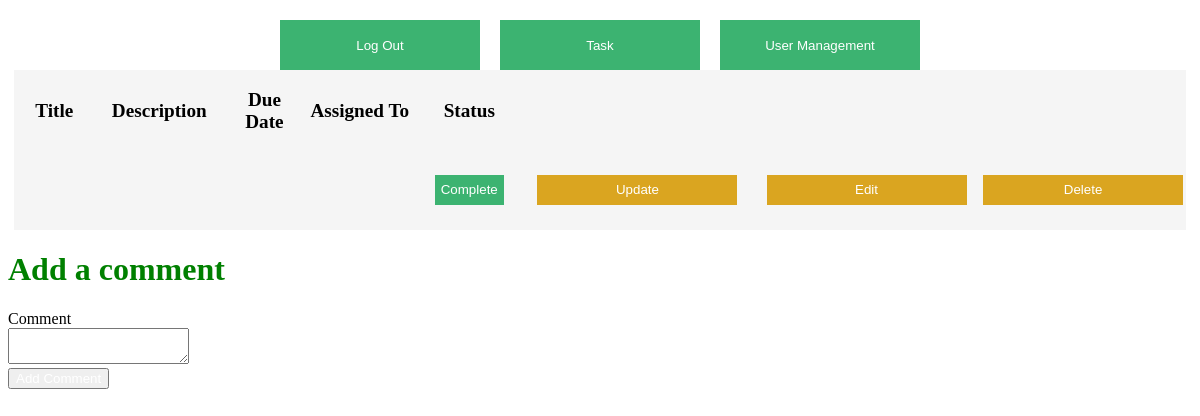
Before: /viewTask/2 (signed in) with the older database file.
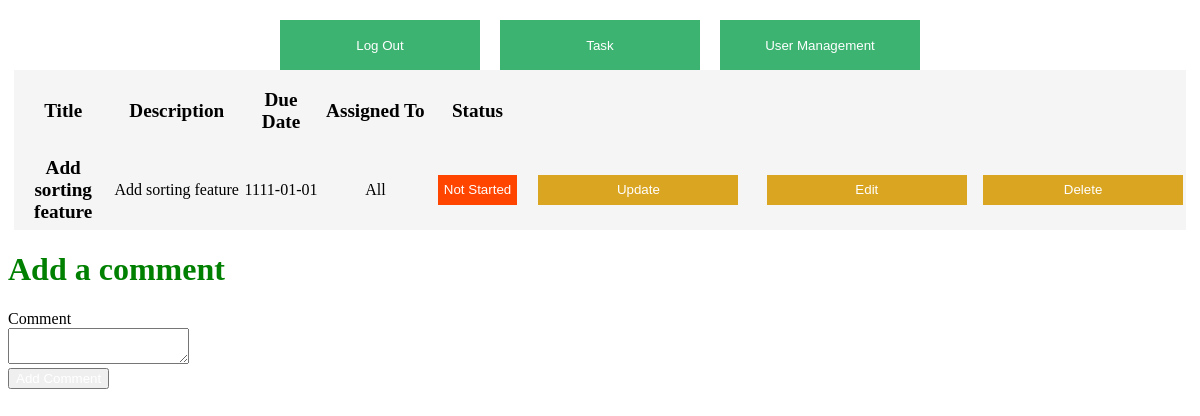
After: the same page with the newer database file.
### models.py (models this page shows, shortened)
class Todo(db.Model):
    id = db.Column(db.Integer, primary_key=True)
    title = db.Column(db.String(100))
    description = db.Column(db.String(4150))
    assigned = db.Column(db.String(100))
    due = db.Column(db.Date)
    complete = db.Column(db.Integer)
    createdBy = db.Column(db.Integer)
    comments = db.relationship("Comment", backref="comment", cascade="all, delete-orphan", lazy=True)

### app.py (the view)
@app.route('/viewTask/<int:task_id>')
def viewTask(task_id):
    global user
    user_list = User.query.all()
    if user == User:
        return redirect(url_for('login'))
    else:
        form = CommentForm()
        return render_template('viewTask.html', user=user,user_list=user_list, todo=Todo.query.filter_by(id=task_id).first(),form=form)

### forms.py
class CommentForm(FlaskForm):
    class Meta:
        csrf = False
    comment = TextAreaField('Comment', validators=[Length(min=1)])
    submit = SubmitField('Add Comment')

### templates/viewTask.html (shortened to what this page needs)
<!DOCTYPE html>
<html lang="en">
<head>
    <link rel="stylesheet" href="../static/main.css">
</head>
<body>
<div class="top-contain">
    <a href="/logout">
        <button class="top-bar">Log Out</button>
    </a>
    <a href="/task">
        <button class="top-bar">Task</button>
    </a>
    {% if user.access==1 %}
        <a href="/ViewUsers">
            <button class="top-bar">User Management</button>
        </a>{% endif %}
</div>
    <div id="todo" class="todo">
        <table>
            <thead>
            <th>Title</th>
            <th>Description</th>
            <th>Due Date</th>
            <th>Assigned To</th>
            <th>Status</th>
            <th></th>
            <th></th>
            </thead>
            <tbody>
                <tr>
                        <td class="title">{{ todo.title }}</td>
                        <td>{{ todo.description }}</td>
                        <td>{{ todo.due }}</td>
                        <td>{{ todo.assigned }}</td>
                        <td>{% if todo.complete == 0 %}
                            <button class="notStarted">Not Started</button>
                        {% elif todo.complete == 1 %}
                            <button class="inProgress">In Progress</button>
                        {% else %}
                            <button class="complete">Complete</button>
                        {% endif %}</td>
                        <td><a href="/update/{{ todo.id }}">
                            <button>Update</button>
                        </a></td>
                        {% if todo.createdBy == user.id or user.access == 1 %}
                            <td><a href="/editTask/{{ todo.id }}">
                                <button>Edit</button>
                            </a></td>
                            <td><a href="/delete/{{ todo.id }}">
                                <button>Delete</button>
                            </a></td>
                        {% endif %}</tr>
            </tbody>
        </table>
    </div>
<form action="{{ url_for('new_comment', task_id=todo.id) }}" method="post">
  <div>
    <h1>Add a comment</h1>
    <div >
      {{ form.comment.label }} <br/> {{ form.comment }}
    </div>
    {{ form.submit }}
  </div>
</form>
</body>
</html>

### static/main.css (style rules this page uses)
h1 { color: green; }
label:not(.ex) { display: block; float: left; width: 120px; }
th { font-size: larger; height: 75px; width: 550px; }
td { height: 75px; }
td > a > button:not(.exclude) { width: 200px; height: 30px; background-color: goldenrod; border-style: none; color: white; }
a { text-decoration: none; }
.todo { text-align: center; background-color: whitesmoke; width: 99%; margin-left: auto; margin-right: auto; }
.notStarted { background-color: orangered; border-style: none; color: white; height: 30px; }
.title { font-weight: bold; font-size: larger; }
.top-bar { background-color: mediumseagreen; border-style: none; color: white; height: 50px; width: 200px; margin-right: 10px; margin-left: 10px; }
.top-contain { margin-top: 20px; display: flex; justify-content: center; }
input[type="submit"] { color: white; }

Changed rows visible on the page:
added Todo: title "Add sorting feature", description "Add sorting feature", due "1111-01-01", assigned "All"
Other visible differences:
text no longer shown: "Complete"
text now shown: "Not Started"
